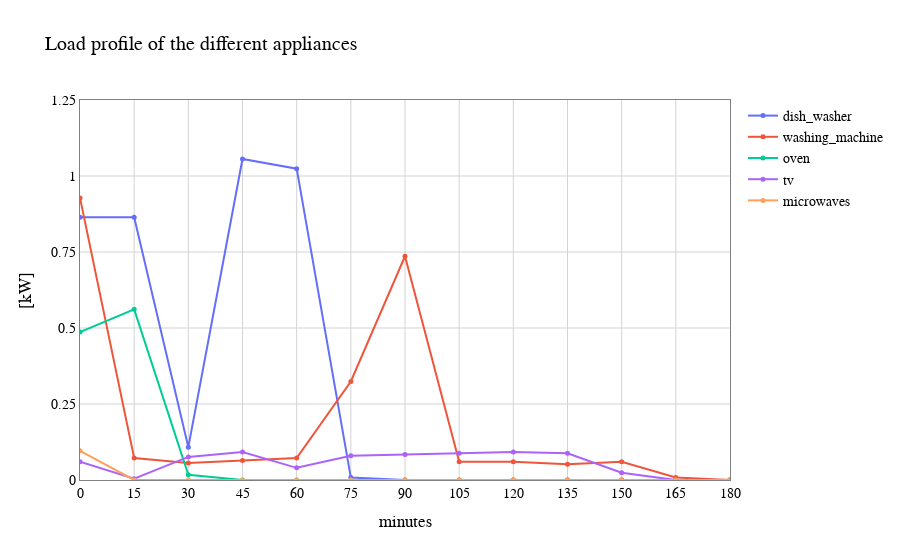

The code cell stored with this chart in its notebook:
### Code cell
plot_appliance_load_profile()

### Figure 1 — Plotly figure (JSON) as saved in the notebook; plotly's stock layout.template omitted (floating-point values rounded to 4 significant figures)
{"data": [{"marker": {"size": 5}, "mode": "markers+lines", "name": "dish_washer", "type": "scatter", "x": [0, 15, 30, 45, 60, 75, 90, 105, 120, 135, 150, 165, 180, 195, 210, 225, 240, 255, 270, 285, 300, 315, 330, 345, 360, 375, 390, 405, 420, 435, 450, 465, 480, 495, 510, 525, 540, 555, 570, 585, 600, 615, 630, 645, 660, 675, 690, 705, 720, 735, 750, 765, 780, 795, 810, 825, 840, 855, 870, 885, 900, 915, 930, 945, 960, 975, 990, 1005, 1020, 1035, 1050, 1065, 1080, 1095, 1110, 1125, 1140, 1155, 1170, 1185, 1200, 1215, 1230, 1245, 1260, 1275, 1290, 1305, 1320, 1335, 1350, 1365, 1380, 1395, 1410, 1425], "y": [0.864, 0.864, 0.108, 1.056, 1.024, 0.008, 0, 0, 0, 0, 0, 0, 0, 0, 0, 0, 0, 0, 0, 0, 0, 0, 0, 0, 0, 0, 0, 0, 0, 0, 0, 0, 0, 0, 0, 0, 0, 0, 0, 0, 0, 0, 0, 0, 0, 0, 0, 0, 0, 0, 0, 0, 0, 0, 0, 0, 0, 0, 0, 0, 0, 0, 0, 0, 0, 0, 0, 0, 0, 0, 0, 0, 0, 0, 0, 0, 0, 0, 0, 0, 0, 0, 0, 0, 0, 0, 0, 0, 0, 0, 0, 0, 0, 0, 0, 0]}, {"marker": {"size": 5}, "mode": "markers+lines", "name": "washing_machine", "type": "scatter", "x": [0, 15, 30, 45, 60, 75, 90, 105, 120, 135, 150, 165, 180, 195, 210, 225, 240, 255, 270, 285, 300, 315, 330, 345, 360, 375, 390, 405, 420, 435, 450, 465, 480, 495, 510, 525, 540, 555, 570, 585, 600, 615, 630, 645, 660, 675, 690, 705, 720, 735, 750, 765, 780, 795, 810, 825, 840, 855, 870, 885, 900, 915, 930, 945, 960, 975, 990, 1005, 1020, 1035, 1050, 1065, 1080, 1095, 1110, 1125, 1140, 1155, 1170, 1185, 1200, 1215, 1230, 1245, 1260, 1275, 1290, 1305, 1320, 1335, 1350, 1365, 1380, 1395, 1410, 1425], "y": [0.928, 0.072, 0.056, 0.064, 0.072, 0.324, 0.736, 0.06, 0.06, 0.052, 0.06, 0.008, 0, 0, 0, 0, 0, 0, 0, 0, 0, 0, 0, 0, 0, 0, 0, 0, 0, 0, 0, 0, 0, 0, 0, 0, 0, 0, 0, 0, 0, 0, 0, 0, 0, 0, 0, 0, 0, 0, 0, 0, 0, 0, 0, 0, 0, 0, 0, 0, 0, 0, 0, 0, 0, 0, 0, 0, 0, 0, 0, 0, 0, 0, 0, 0, 0, 0, 0, 0, 0, 0, 0, 0, 0, 0, 0, 0, 0, 0, 0, 0, 0, 0, 0, 0]}, {"marker": {"size": 5}, "mode": "markers+lines", "name": "oven", "type": "scatter", "x": [0, 15, 30, 45, 60, 75, 90, 105, 120, 135, 150, 165, 180, 195, 210, 225, 240, 255, 270, 285, 300, 315, 330, 345, 360, 375, 390, 405, 420, 435, 450, 465, 480, 495, 510, 525, 540, 555, 570, 585, 600, 615, 630, 645, 660, 675, 690, 705, 720, 735, 750, 765, 780, 795, 810, 825, 840, 855, 870, 885, 900, 915, 930, 945, 960, 975, 990, 1005, 1020, 1035, 1050, 1065, 1080, 1095, 1110, 1125, 1140, 1155, 1170, 1185, 1200, 1215, 1230, 1245, 1260, 1275, 1290, 1305, 1320, 1335, 1350, 1365, 1380, 1395, 1410, 1425], "y": [0.4867, 0.5613, 0.01733, 0, 0, 0, 0, 0, 0, 0, 0, 0, 0, 0, 0, 0, 0, 0, 0, 0, 0, 0, 0, 0, 0, 0, 0, 0, 0, 0, 0, 0, 0, 0, 0, 0, 0, 0, 0, 0, 0, 0, 0, 0, 0, 0, 0, 0, 0, 0, 0, 0, 0, 0, 0, 0, 0, 0, 0, 0, 0, 0, 0, 0, 0, 0, 0, 0, 0, 0, 0, 0, 0, 0, 0, 0, 0, 0, 0, 0, 0, 0, 0, 0, 0, 0, 0, 0, 0, 0, 0, 0, 0, 0, 0, 0]}, {"marker": {"size": 5}, "mode": "markers+lines", "name": "tv", "type": "scatter", "x": [0, 15, 30, 45, 60, 75, 90, 105, 120, 135, 150, 165, 180, 195, 210, 225, 240, 255, 270, 285, 300, 315, 330, 345, 360, 375, 390, 405, 420, 435, 450, 465, 480, 495, 510, 525, 540, 555, 570, 585, 600, 615, 630, 645, 660, 675, 690, 705, 720, 735, 750, 765, 780, 795, 810, 825, 840, 855, 870, 885, 900, 915, 930, 945, 960, 975, 990, 1005, 1020, 1035, 1050, 1065, 1080, 1095, 1110, 1125, 1140, 1155, 1170, 1185, 1200, 1215, 1230, 1245, 1260, 1275, 1290, 1305, 1320, 1335, 1350, 1365, 1380, 1395, 1410, 1425], "y": [0.06, 0.004, 0.076, 0.092, 0.04, 0.08, 0.084, 0.088, 0.092, 0.088, 0.024, 0, 0, 0, 0, 0, 0, 0, 0, 0, 0, 0, 0, 0, 0, 0, 0, 0, 0, 0, 0, 0, 0, 0, 0, 0, 0, 0, 0, 0, 0, 0, 0, 0, 0, 0, 0, 0, 0, 0, 0, 0, 0, 0, 0, 0, 0, 0, 0, 0, 0, 0, 0, 0, 0, 0, 0, 0, 0, 0, 0, 0, 0, 0, 0, 0, 0, 0, 0, 0, 0, 0, 0, 0, 0, 0, 0, 0, 0, 0, 0, 0, 0, 0, 0, 0]}, {"marker": {"size": 5}, "mode": "markers+lines", "name": "microwaves", "type": "scatter", "x": [0, 15, 30, 45, 60, 75, 90, 105, 120, 135, 150, 165, 180, 195, 210, 225, 240, 255, 270, 285, 300, 315, 330, 345, 360, 375, 390, 405, 420, 435, 450, 465, 480, 495, 510, 525, 540, 555, 570, 585, 600, 615, 630, 645, 660, 675, 690, 705, 720, 735, 750, 765, 780, 795, 810, 825, 840, 855, 870, 885, 900, 915, 930, 945, 960, 975, 990, 1005, 1020, 1035, 1050, 1065, 1080, 1095, 1110, 1125, 1140, 1155, 1170, 1185, 1200, 1215, 1230, 1245, 1260, 1275, 1290, 1305, 1320, 1335, 1350, 1365, 1380, 1395, 1410, 1425], "y": [0.096, 0, 0, 0, 0, 0, 0, 0, 0, 0, 0, 0, 0, 0, 0, 0, 0, 0, 0, 0, 0, 0, 0, 0, 0, 0, 0, 0, 0, 0, 0, 0, 0, 0, 0, 0, 0, 0, 0, 0, 0, 0, 0, 0, 0, 0, 0, 0, 0, 0, 0, 0, 0, 0, 0, 0, 0, 0, 0, 0, 0, 0, 0, 0, 0, 0, 0, 0, 0, 0, 0, 0, 0, 0, 0, 0, 0, 0, 0, 0, 0, 0, 0, 0, 0, 0, 0, 0, 0, 0, 0, 0, 0, 0, 0, 0]}], "layout": {"font": {"color": "black", "family": "Arial", "size": 14}, "paper_bgcolor": "white", "plot_bgcolor": "white", "title": {"text": "Load profile of the different appliances"}, "xaxis": {"dtick": 15, "gridcolor": "lightgray", "gridwidth": 1, "linecolor": "gray", "linewidth": 1, "mirror": true, "range": [0, 180], "rangeslider": {"visible": false}, "showgrid": true, "showline": true, "title": {"text": "minutes"}}, "yaxis": {"dtick": 0.25, "gridcolor": "lightgray", "gridwidth": 1, "linecolor": "gray", "linewidth": 1, "mirror": true, "range": [0, 1.25], "showgrid": true, "showline": true, "title": {"text": "[kW]"}, "zeroline": true, "zerolinecolor": "black", "zerolinewidth": 2}}}
